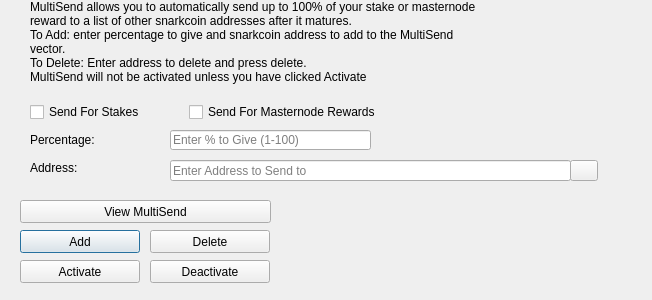
<?xml version="1.0" encoding="UTF-8"?>
<ui version="4.0">
 <class>MultiSendDialog</class>
 <widget class="QDialog" name="MultiSendDialog">
  <property name="windowModality">
   <enum>Qt::NonModal</enum>
  </property>
  <property name="geometry">
   <rect>
    <x>0</x>
    <y>0</y>
    <width>652</width>
    <height>300</height>
   </rect>
  </property>
  <property name="windowTitle">
   <string>MultiSend</string>
  </property>
  <widget class="QLineEdit" name="multiSendPercentEdit">
   <property name="geometry">
    <rect>
     <x>170</x>
     <y>130</y>
     <width>201</width>
     <height>20</height>
    </rect>
   </property>
   <property name="toolTip">
    <string>Enter whole numbers 1 - 100</string>
   </property>
   <property name="placeholderText">
    <string>Enter % to Give (1-100)</string>
   </property>
  </widget>
  <widget class="QLineEdit" name="multiSendAddressEdit">
   <property name="geometry">
    <rect>
     <x>170</x>
     <y>160</y>
     <width>401</width>
     <height>21</height>
    </rect>
   </property>
   <property name="toolTip">
    <string/>
   </property>
   <property name="placeholderText">
    <string>Enter Address to Send to</string>
   </property>
  </widget>
  <widget class="QLabel" name="label_2">
   <property name="geometry">
    <rect>
     <x>30</x>
     <y>0</y>
     <width>451</width>
     <height>121</height>
    </rect>
   </property>
   <property name="lineWidth">
    <number>1</number>
   </property>
   <property name="text">
    <string>MultiSend allows you to automatically send up to 100% of your stake or masternode reward to a list of other snarkcoin addresses after it matures.
To Add: enter percentage to give and snarkcoin address to add to the MultiSend vector.
To Delete: Enter address to delete and press delete.
MultiSend will not be activated unless you have clicked Activate</string>
   </property>
   <property name="alignment">
    <set>Qt::AlignLeading|Qt::AlignLeft|Qt::AlignTop</set>
   </property>
   <property name="wordWrap">
    <bool>true</bool>
   </property>
  </widget>
  <widget class="QLabel" name="message">
   <property name="geometry">
    <rect>
     <x>290</x>
     <y>200</y>
     <width>351</width>
     <height>91</height>
    </rect>
   </property>
   <property name="text">
    <string/>
   </property>
  </widget>
  <widget class="QPushButton" name="addButton">
   <property name="geometry">
    <rect>
     <x>20</x>
     <y>230</y>
     <width>120</width>
     <height>23</height>
    </rect>
   </property>
   <property name="toolTip">
    <string/>
   </property>
   <property name="statusTip">
    <string>Add to MultiSend Vector</string>
   </property>
   <property name="text">
    <string>Add</string>
   </property>
  </widget>
  <widget class="QPushButton" name="disableButton">
   <property name="geometry">
    <rect>
     <x>150</x>
     <y>260</y>
     <width>120</width>
     <height>23</height>
    </rect>
   </property>
   <property name="statusTip">
    <string>Deactivate MultiSend</string>
   </property>
   <property name="text">
    <string>Deactivate</string>
   </property>
  </widget>
  <widget class="QPushButton" name="addressBookButton">
   <property name="geometry">
    <rect>
     <x>570</x>
     <y>160</y>
     <width>28</width>
     <height>21</height>
    </rect>
   </property>
   <property name="toolTip">
    <string>Choose an address from the address book</string>
   </property>
   <property name="text">
    <string/>
   </property>
   <property name="icon">
    <iconset resource="../snarkcoin.qrc">
     <normaloff>:/icons/address-book</normaloff>:/icons/address-book</iconset>
   </property>
   <property name="shortcut">
    <string>Alt+A</string>
   </property>
   <property name="autoDefault">
    <bool>false</bool>
   </property>
  </widget>
  <widget class="QLabel" name="label">
   <property name="geometry">
    <rect>
     <x>30</x>
     <y>130</y>
     <width>121</width>
     <height>20</height>
    </rect>
   </property>
   <property name="toolTip">
    <string>Percentage of stake to send</string>
   </property>
   <property name="text">
    <string>Percentage:</string>
   </property>
  </widget>
  <widget class="QLabel" name="label_5">
   <property name="geometry">
    <rect>
     <x>30</x>
     <y>160</y>
     <width>111</width>
     <height>16</height>
    </rect>
   </property>
   <property name="toolTip">
    <string>Address to send portion of stake to</string>
   </property>
   <property name="text">
    <string>Address:</string>
   </property>
  </widget>
  <widget class="QPushButton" name="deleteButton">
   <property name="geometry">
    <rect>
     <x>150</x>
     <y>230</y>
     <width>120</width>
     <height>23</height>
    </rect>
   </property>
   <property name="toolTip">
    <string/>
   </property>
   <property name="statusTip">
    <string>Delete Address From MultiSend Vector</string>
   </property>
   <property name="text">
    <string>Delete</string>
   </property>
  </widget>
  <widget class="QPushButton" name="activateButton">
   <property name="geometry">
    <rect>
     <x>20</x>
     <y>260</y>
     <width>120</width>
     <height>23</height>
    </rect>
   </property>
   <property name="statusTip">
    <string>Activate MultiSend</string>
   </property>
   <property name="text">
    <string>Activate</string>
   </property>
  </widget>
  <widget class="QPushButton" name="viewButton">
   <property name="geometry">
    <rect>
     <x>20</x>
     <y>200</y>
     <width>251</width>
     <height>23</height>
    </rect>
   </property>
   <property name="toolTip">
    <string/>
   </property>
   <property name="statusTip">
    <string>View MultiSend Vector</string>
   </property>
   <property name="text">
    <string>View MultiSend</string>
   </property>
  </widget>
  <widget class="QWidget" name="horizontalLayoutWidget">
   <property name="geometry">
    <rect>
     <x>30</x>
     <y>100</y>
     <width>351</width>
     <height>24</height>
    </rect>
   </property>
   <layout class="QHBoxLayout" name="horizontalLayout">
    <item>
     <widget class="QCheckBox" name="multiSendStakeCheckBox">
      <property name="text">
       <string>Send For Stakes</string>
      </property>
     </widget>
    </item>
    <item>
     <widget class="QCheckBox" name="multiSendMasternodeCheckBox">
      <property name="text">
       <string>Send For Masternode Rewards</string>
      </property>
     </widget>
    </item>
   </layout>
  </widget>
 </widget>
 <resources>
  <include location="../snarkcoin.qrc"/>
 </resources>
 <connections/>
</ui>
